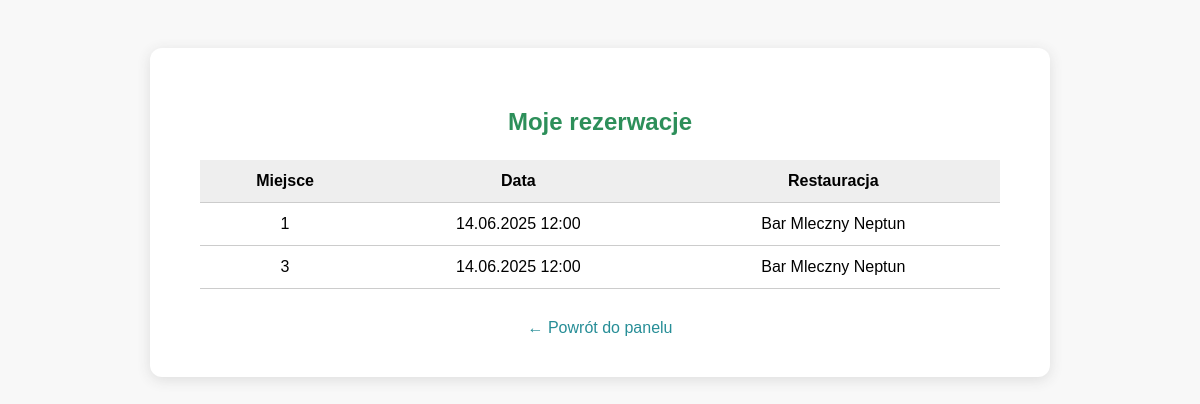
Page /user_reservations.php (signed in) on the committed database.
### tables this page shows
CREATE TABLE `restaurant_seats` (
  `id` int(11) NOT NULL,
  `restaurant_id` int(11) NOT NULL,
  `seat_number` int(11) NOT NULL,
  `is_occupied` tinyint(1) DEFAULT 0,
  `reservation_date` datetime DEFAULT NULL,
  `time_slot` time NOT NULL DEFAULT '12:00:00',
  `nazwisko` varchar(100) DEFAULT NULL,
  `email` varchar(255) DEFAULT NULL,
  `phone` varchar(32) DEFAULT NULL
);

CREATE TABLE `locations` (
  `id` int(11) NOT NULL,
  `restaurant_id` int(11) NOT NULL,
  `restaurant_name` varchar(150) NOT NULL,
  `city` varchar(100) DEFAULT NULL,
  `address` varchar(255) DEFAULT NULL,
  `opening_hours` varchar(255) DEFAULT NULL,
  `contact_email` varchar(150) DEFAULT NULL,
  `phone` varchar(32) DEFAULT NULL,
  `lat` double DEFAULT NULL,
  `lng` double DEFAULT NULL,
  `order_url` varchar(255) DEFAULT NULL
);

### user_reservations.php (the view, shortened to what this page needs)
<?php
require_once 'config.php';
$user_email = isset($_SESSION['email']) ? $_SESSION['email'] : null;
if (!$user_email) {
    $stmt = $pdo->prepare('SELECT email FROM users WHERE id = ?');
    $stmt->execute([$_SESSION['user_id']]);
    $row = $stmt->fetch();
    $user_email = $row ? $row['email'] : null;
}
$stmt = $pdo->prepare("
    SELECT s.*, l.restaurant_name
    FROM restaurant_seats s
    JOIN locations l ON s.restaurant_id = l.restaurant_id
    WHERE s.email = ?
    ORDER BY s.reservation_date DESC, s.time_slot DESC
");
$stmt->execute([$user_email]);
$reservations = $stmt->fetchAll();
?>
<!DOCTYPE html>
<html lang="pl">
<head>
</head>
<body>
<div class="box">
    <h2>Moje rezerwacje</h2>
    <?php if (count($reservations) === 0): ?>
        <p>Nie masz jeszcze żadnych rezerwacji.</p>
    <?php else: ?>
        <table>
            <tr>
                <th>Miejsce</th>
                <th>Data</th>
                <th>Restauracja</th>
            </tr>
            <?php foreach ($reservations as $r): ?>
                <tr>
                    <td><?= $r['seat_number'] ?></td>
                    <td><?= date('d.m.Y H:i', strtotime($r['reservation_date'] . ' ' . $r['time_slot'])) ?></td>
                    <td><?= htmlspecialchars($r['restaurant_name']) ?></td>
                </tr>
            <?php endforeach; ?>
        </table>
    <?php endif; ?>
    <a href="user.php" class="back">← Powrót do panelu</a>
</div>
</body>
</html>

### user_reservations.php (style rules this page uses)
body { font-family: Arial, sans-serif; background: #f8f8f8; padding: 40px; text-align: center; }
.box { background: #fff; max-width: 800px; margin: 0 auto; padding: 40px 50px; border-radius: 12px; box-shadow: 0 3px 14px #ddd; }
h2 { color: #2d8f5a; }
table { width: 100%; border-collapse: collapse; margin-top: 24px; }
th, td { padding: 12px 16px; border-bottom: 1px solid #ccc; }
th { background: #eee; }
.back { display: block; margin-top: 30px; color: #278e97; text-decoration: none; }

### rows in the picture
restaurant_seats: seat_number "1", reservation_date+time_slot "14.06.2025 12:00", locations.restaurant_name "Bar Mleczny Neptun"
restaurant_seats: seat_number "3", reservation_date+time_slot "14.06.2025 12:00", locations.restaurant_name "Bar Mleczny Neptun"
